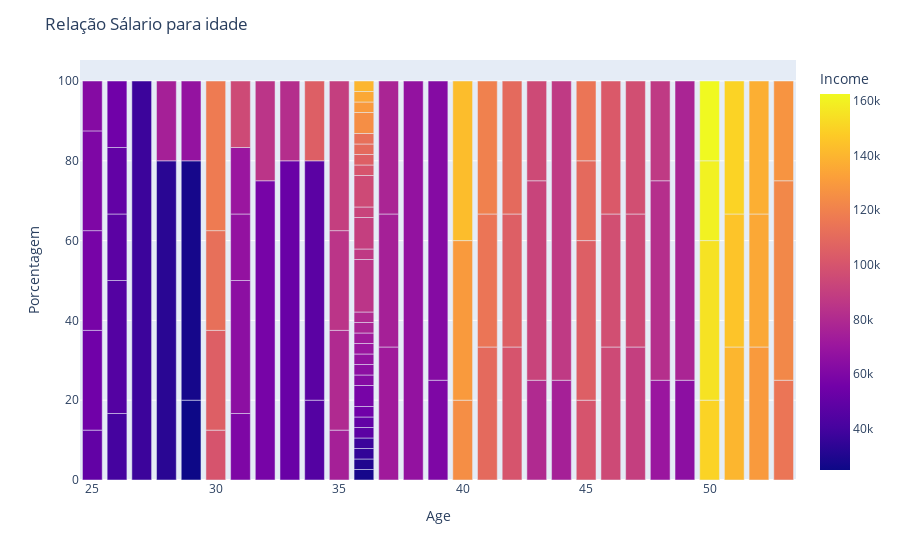

Write notebook code for a chart like this one.
### Code cell
#O salário parece influenciar na idade?
df_grouped = df.groupby(['Age', 'Income']).size().reset_index(name='count')
total_income = df_grouped.groupby('Age')['count'].transform('sum')
df_grouped['percent'] = (df_grouped['count'] / total_income) * 100

fig = px.bar(df_grouped, x='Age', y='percent', color='Income', barmode='stack',
             labels={'Age': 'Age', 'percent': 'Porcentagem', 'Income': 'Income'})
fig.update_layout(title='Relação Sálario para idade',
                  yaxis_title='Porcentagem',
                  legend_title='Age')
fig.show()

### Figure 1 — Plotly figure (JSON) as saved in the notebook; plotly's stock layout.template omitted (floating-point values rounded to 4 significant figures)
{"data": [{"alignmentgroup": "True", "hovertemplate": "Age=%{x}<br>Porcentagem=%{y}<br>Income=%{marker.color}<extra></extra>", "legendgroup": "", "marker": {"color": [50000, 55000, 57500, 60000, 62500, 40000, 45000, 47500, 50000, 55000, 37500, 32500, 75000, 25000, 27500, 68000, 100000, 105000, 112500, 117500, 60000, 65000, 67500, 70000, 95000, 57500, 85000, 52500, 82000, 45000, 47500, 105000, 75000, 80000, 85000, 90000, 27500, 30000, 35000, 37500, 47500, 50000, 55000, 57500, 62500, 65000, 67500, 70000, 72500, 77500, 80000, 85000, 87500, 90000, 92500, 95000, 100000, 105000, 110000, 112500, 125000, 130000, 135000, 140000, 72500, 75000, 77500, 67500, 60000, 62500, 125000, 130000, 142500, 110000, 115000, 120000, 100000, 105000, 110000, 80000, 92500, 95000, 75000, 87500, 100000, 105000, 110000, 115000, 95000, 97500, 102500, 90000, 95000, 97500, 70000, 82500, 87500, 65000, 77500, 150000, 155000, 160000, 162500, 140000, 145000, 150000, 130000, 135000, 137500, 115000, 122500, 127500], "coloraxis": "coloraxis", "pattern": {"shape": ""}}, "name": "", "offsetgroup": "", "orientation": "v", "showlegend": false, "textposition": "auto", "type": "bar", "x": [25, 25, 25, 25, 25, 26, 26, 26, 26, 26, 27, 28, 28, 29, 29, 29, 30, 30, 30, 30, 31, 31, 31, 31, 31, 32, 32, 33, 33, 34, 34, 34, 35, 35, 35, 35, 36, 36, 36, 36, 36, 36, 36, 36, 36, 36, 36, 36, 36, 36, 36, 36, 36, 36, 36, 36, 36, 36, 36, 36, 36, 36, 36, 36, 37, 37, 37, 38, 39, 39, 40, 40, 40, 41, 41, 41, 42, 42, 42, 43, 43, 43, 44, 44, 45, 45, 45, 45, 46, 46, 46, 47, 47, 47, 48, 48, 48, 49, 49, 50, 50, 50, 50, 51, 51, 51, 52, 52, 52, 53, 53, 53], "xaxis": "x", "y": [12.5, 25, 25, 25, 12.5, 16.67, 33.33, 16.67, 16.67, 16.67, 100, 80, 20, 20, 60, 20, 12.5, 25, 25, 37.5, 16.67, 33.33, 16.67, 16.67, 16.67, 75, 25, 80, 20, 20, 60, 20, 12.5, 25, 25, 37.5, 2.632, 2.632, 2.632, 2.632, 2.632, 2.632, 2.632, 5.263, 2.632, 2.632, 2.632, 2.632, 2.632, 2.632, 2.632, 13.16, 2.632, 7.895, 2.632, 7.895, 2.632, 2.632, 2.632, 2.632, 5.263, 2.632, 2.632, 2.632, 33.33, 33.33, 33.33, 100, 25, 75, 20, 40, 40, 33.33, 33.33, 33.33, 33.33, 33.33, 33.33, 25, 50, 25, 25, 75, 20, 40, 20, 20, 33.33, 33.33, 33.33, 33.33, 33.33, 33.33, 25, 50, 25, 25, 75, 20, 40, 20, 20, 33.33, 33.33, 33.33, 33.33, 33.33, 33.33, 25, 50, 25], "yaxis": "y"}], "layout": {"barmode": "stack", "coloraxis": {"colorbar": {"title": {"text": "Income"}}, "colorscale": [[0, "#0d0887"], [0.1111, "#46039f"], [0.2222, "#7201a8"], [0.3333, "#9c179e"], [0.4444, "#bd3786"], [0.5556, "#d8576b"], [0.6667, "#ed7953"], [0.7778, "#fb9f3a"], [0.8889, "#fdca26"], [1, "#f0f921"]]}, "legend": {"title": {"text": "Age"}, "tracegroupgap": 0}, "margin": {"t": 60}, "title": {"text": "Relação Sálario para idade"}, "xaxis": {"anchor": "y", "domain": [0, 1], "title": {"text": "Age"}}, "yaxis": {"anchor": "x", "domain": [0, 1], "title": {"text": "Porcentagem"}}}}
